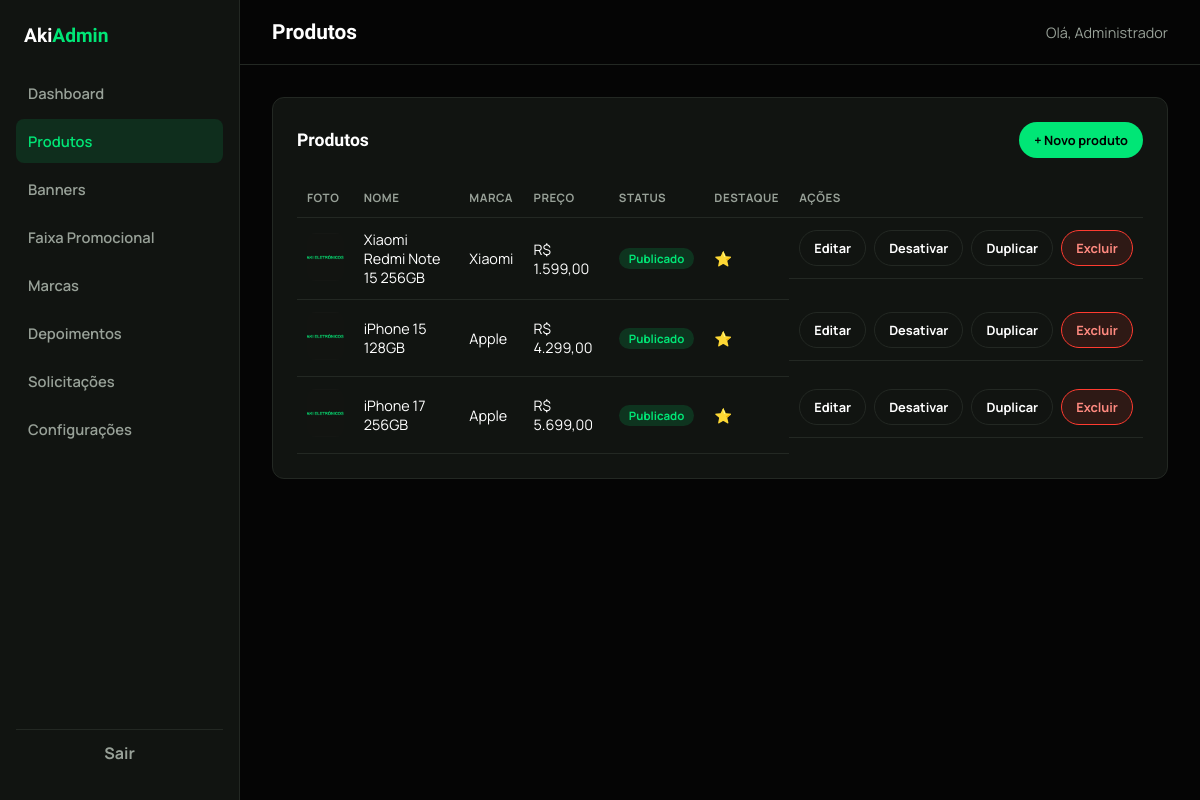
Screenshot of /admin/products.php (signed in) with the database file from the repository.
### tables this page shows
CREATE TABLE IF NOT EXISTS products (
    id INT UNSIGNED AUTO_INCREMENT PRIMARY KEY,
    name VARCHAR(160) NOT NULL,
    slug VARCHAR(180) NOT NULL UNIQUE,
    subtitle VARCHAR(200) NULL,
    description TEXT NULL,
    brand_id INT UNSIGNED NULL,
    category_id INT UNSIGNED NULL,
    price_from DECIMAL(10,2) NULL,
    price_to DECIMAL(10,2) NOT NULL,
    badge VARCHAR(40) NULL,
    main_image VARCHAR(255) NULL,
    rating_avg DECIMAL(2,1) NULL,
    rating_count INT UNSIGNED NOT NULL DEFAULT 0,
    is_demo TINYINT(1) NOT NULL DEFAULT 0,
    is_featured TINYINT(1) NOT NULL DEFAULT 0,
    status ENUM('draft','published') NOT NULL DEFAULT 'published',
    ordering INT NOT NULL DEFAULT 0,
    seo_title VARCHAR(180) NULL,
    seo_description VARCHAR(255) NULL,
    created_at DATETIME NOT NULL DEFAULT CURRENT_TIMESTAMP,
    updated_at DATETIME NOT NULL DEFAULT CURRENT_TIMESTAMP ON UPDATE CURRENT_TIMESTAMP,
    CONSTRAINT fk_products_brand FOREIGN KEY (brand_id) REFERENCES brands(id) ON DELETE SET NULL,
    CONSTRAINT fk_products_category FOREIGN KEY (category_id) REFERENCES categories(id) ON DELETE SET NULL,
    INDEX idx_products_status (status),
    INDEX idx_products_featured (is_featured)
);

CREATE TABLE IF NOT EXISTS brands (
    id INT UNSIGNED AUTO_INCREMENT PRIMARY KEY,
    name VARCHAR(80) NOT NULL,
    slug VARCHAR(100) NOT NULL UNIQUE,
    logo VARCHAR(255) NULL,
    link VARCHAR(255) NULL,
    ordering INT NOT NULL DEFAULT 0,
    is_active TINYINT(1) NOT NULL DEFAULT 1,
    created_at DATETIME NOT NULL DEFAULT CURRENT_TIMESTAMP
);

### includes/functions.php (called while the page is built, shortened)
<?php
function e(?string $value): string
{
    return htmlspecialchars($value ?? '', ENT_QUOTES, 'UTF-8');
}
function format_price(?float $value): string
{
    return 'R$ ' . number_format($value, 2, ',', '.');
}

### config/config.php (called while the page is built, shortened)
<?php
function db(): PDO
{
    static $pdo = null;
    if ($pdo === null) {
        $dsn = sprintf('mysql:host=%s;port=%s;dbname=%s;charset=utf8mb4', DB_HOST, DB_PORT, DB_NAME);
        $pdo = new PDO($dsn, DB_USER, DB_PASS, [
            PDO::ATTR_ERRMODE => PDO::ERRMODE_EXCEPTION,
            PDO::ATTR_DEFAULT_FETCH_MODE => PDO::FETCH_ASSOC,
            PDO::ATTR_EMULATE_PREPARES => false,
        ]);
    }
    return $pdo;
}
require_once __DIR__ . '/../includes/functions.php';

### admin/products.php (the view, shortened to what this page needs)
<?php
require_once __DIR__ . '/../config/config.php';
$pageTitle = 'Produtos';
$products = [];
try {
    $products = db()->query("SELECT p.*, b.name AS brand_name FROM products p LEFT JOIN brands b ON b.id = p.brand_id ORDER BY p.ordering ASC, p.id DESC")->fetchAll();
} catch (Throwable $ex) {}
require __DIR__ . '/includes/admin-header.php';
?>
<div class="card">
    <div class="card-header">
        <h2>Produtos</h2>
        <a href="/admin/product-form.php" class="btn btn-primary btn-sm">+ Novo produto</a>
    </div>
    <table>
        <thead>
        <tr><th>Foto</th><th>Nome</th><th>Marca</th><th>Preço</th><th>Status</th><th>Destaque</th><th>Ações</th></tr>
        </thead>
        <tbody>
        <?php if (empty($products)): ?>
        <tr class="empty-row"><td colspan="7">Nenhum produto cadastrado ainda.</td></tr>
        <?php else: foreach ($products as $p): ?>
        <tr>
            <td><img class="table-thumb" src="<?= e($p['main_image'] ?: '/assets/images/product-placeholder.jpg') ?>" alt=""></td>
            <td><?= e($p['name']) ?></td>
            <td><?= e($p['brand_name'] ?? '—') ?></td>
            <td><?= format_price((float)$p['price_to']) ?></td>
            <td><span class="status-pill <?= e($p['status']) ?>"><?= $p['status'] === 'published' ? 'Publicado' : 'Rascunho' ?></span></td>
            <td><?= $p['is_featured'] ? '⭐' : '—' ?></td>
            <td class="actions-cell">
                <a class="btn btn-ghost btn-sm" href="/admin/product-form.php?id=<?= (int)$p['id'] ?>">Editar</a>
                <form method="post" action="/admin/products.php" style="display:inline">
                    <button type="submit" class="btn btn-ghost btn-sm"><?= $p['status'] === 'published' ? 'Desativar' : 'Ativar' ?></button>
                </form>
                <form method="post" action="/admin/products.php" style="display:inline">
                    <button type="submit" class="btn btn-ghost btn-sm">Duplicar</button>
                </form>
                <form method="post" action="/admin/products.php" style="display:inline">
                    <button type="submit" class="btn btn-danger btn-sm" data-confirm="Excluir este produto?">Excluir</button>
                </form>
            </td>
        </tr>
        <?php endforeach; endif; ?>
        </tbody>
    </table>
</div>
<?php require __DIR__ . '/includes/admin-footer.php'; ?>

### admin/includes/admin-header.php (shortened to what this page needs)
<?php
require_once __DIR__ . '/../../config/config.php';
$currentScript = basename($_SERVER['SCRIPT_NAME']);
$adminName = $_SESSION['admin_name'] ?? 'Administrador';
function nav_active(string $file, string $current): string
{
    return $file === $current ? 'active' : '';
}
?><!DOCTYPE html>
<html lang="pt-BR">
<head>
<link rel="stylesheet" href="/admin/assets/admin.css">
</head>
<body class="admin-body">
<div class="admin-shell">
    <aside class="admin-sidebar">
        <div class="admin-logo">Aki<span>Admin</span></div>
        <nav class="admin-nav">
            <a href="/admin/index.php" class="<?= nav_active('index.php', $currentScript) ?>">Dashboard</a>
            <a href="/admin/products.php" class="<?= nav_active('products.php', $currentScript) ?> <?= nav_active('product-form.php', $currentScript) ?>">Produtos</a>
            <a href="/admin/banners.php" class="<?= nav_active('banners.php', $currentScript) ?> <?= nav_active('banner-form.php', $currentScript) ?>">Banners</a>
            <a href="/admin/promotions.php" class="<?= nav_active('promotions.php', $currentScript) ?> <?= nav_active('promotion-form.php', $currentScript) ?>">Faixa Promocional</a>
            <a href="/admin/brands.php" class="<?= nav_active('brands.php', $currentScript) ?> <?= nav_active('brand-form.php', $currentScript) ?>">Marcas</a>
            <a href="/admin/testimonials.php" class="<?= nav_active('testimonials.php', $currentScript) ?> <?= nav_active('testimonial-form.php', $currentScript) ?>">Depoimentos</a>
            <a href="/admin/service-requests.php" class="<?= nav_active('service-requests.php', $currentScript) ?>">Solicitações</a>
            <a href="/admin/settings.php" class="<?= nav_active('settings.php', $currentScript) ?>">Configurações</a>
        </nav>
        <a href="/admin/logout.php" class="admin-logout">Sair</a>
    </aside>
    <div class="admin-main">
        <header class="admin-topbar">
            <h1><?= e($pageTitle ?? 'Painel Administrativo') ?></h1>
            <span class="admin-user">Olá, <?= e($adminName) ?></span>
        </header>
        <div class="admin-content">

### admin/includes/admin-footer.php (shortened to what this page needs)
        </div>
    </div>
</div>
</body>
</html>

### admin/assets/admin.css (style rules this page uses)
:root { --color-black: #050505; --color-surface: #111411; --color-surface-2: #171b17; --color-border: #232823; --color-green: #00e676; --color-white: #ffffff; --color-muted: #98a198; --color-red: #ff3b30; --font-heading: 'Sora', sans-serif; --font-body: 'Manrope', sans-serif; --radius: 12px; }
* { box-sizing: border-box; }
body { margin: 0; background: var(--color-black); color: var(--color-white); font-family: var(--font-body); }
a { color: inherit; text-decoration: none; }
img { max-width: 100%; }
.btn { display: inline-flex; align-items: center; justify-content: center; gap: 8px; padding: 12px 22px; border-radius: 999px; font-weight: 700; border: 1px solid transparent; cursor: pointer; font-family: var(--font-body); font-size: 0.9rem; transition: transform 0.2s ease, box-shadow 0.2s ease; }
.btn-primary { background: var(--color-green); color: #000; }
.btn-ghost { background: transparent; border-color: var(--color-border); color: var(--color-white); }
.btn-danger { background: rgba(255,59,48,0.12); color: #ff8a80; border-color: var(--color-red); }
.btn-sm { padding: 8px 14px; font-size: 0.8rem; }
.admin-shell { display: flex; min-height: 100vh; }
.admin-sidebar { width: 240px; background: var(--color-surface); border-right: 1px solid var(--color-border); display: flex; flex-direction: column; padding: 24px 16px; position: sticky; top: 0; height: 100vh; }
.admin-logo { font-family: var(--font-heading); font-weight: 800; font-size: 1.2rem; padding: 0 8px 24px; }
.admin-logo span { color: var(--color-green); }
.admin-nav { display: flex; flex-direction: column; gap: 4px; flex: 1; }
.admin-nav a { padding: 12px 12px; border-radius: 8px; color: var(--color-muted); font-weight: 600; font-size: 0.92rem; }
.admin-nav a.active { background: rgba(0,230,118,0.12); color: var(--color-green); }
.admin-logout { padding: 12px; text-align: center; border-top: 1px solid var(--color-border); color: var(--color-muted); font-weight: 700; margin-top: 12px; }
.admin-main { flex: 1; min-width: 0; }
.admin-topbar { display: flex; align-items: center; gap: 16px; padding: 20px 32px; border-bottom: 1px solid var(--color-border); }
.admin-topbar h1 { font-family: var(--font-heading); font-size: 1.3rem; margin: 0; flex: 1; }
.admin-user { color: var(--color-muted); font-size: 0.9rem; }
.admin-content { padding: 32px; }
.card { background: var(--color-surface); border: 1px solid var(--color-border); border-radius: var(--radius); padding: 24px; margin-bottom: 24px; }
.card-header { display: flex; align-items: center; justify-content: space-between; margin-bottom: 20px; gap: 12px; flex-wrap: wrap; }
.card-header h2 { margin: 0; font-family: var(--font-heading); font-size: 1.1rem; }
table { width: 100%; border-collapse: collapse; }
th, td { text-align: left; padding: 12px 10px; border-bottom: 1px solid var(--color-border); font-size: 0.9rem; }
th { color: var(--color-muted); font-weight: 700; text-transform: uppercase; font-size: 0.72rem; letter-spacing: 0.05em; }
.table-thumb { width: 48px; height: 48px; object-fit: cover; border-radius: 8px; background: #000; }
.actions-cell { display: flex; gap: 8px; }
.status-pill { display: inline-block; padding: 3px 10px; border-radius: 999px; font-size: 0.72rem; font-weight: 700; }
.status-pill.published, .status-pill.active-yes { background: rgba(0,230,118,0.15); color: var(--color-green); }

### rows the page displays
products: name "Xiaomi Redmi Note 15 256GB", brand.name "Xiaomi", price_to "R$ 1.599,00", status "Publicado"
products: name "iPhone 15 128GB", brand.name "Apple", price_to "R$ 4.299,00", status "Publicado"
products: name "iPhone 17 256GB", brand.name "Apple", price_to "R$ 5.699,00", status "Publicado"

### other values shown
$pageTitle "Produtos"
$adminName "Administrador"
